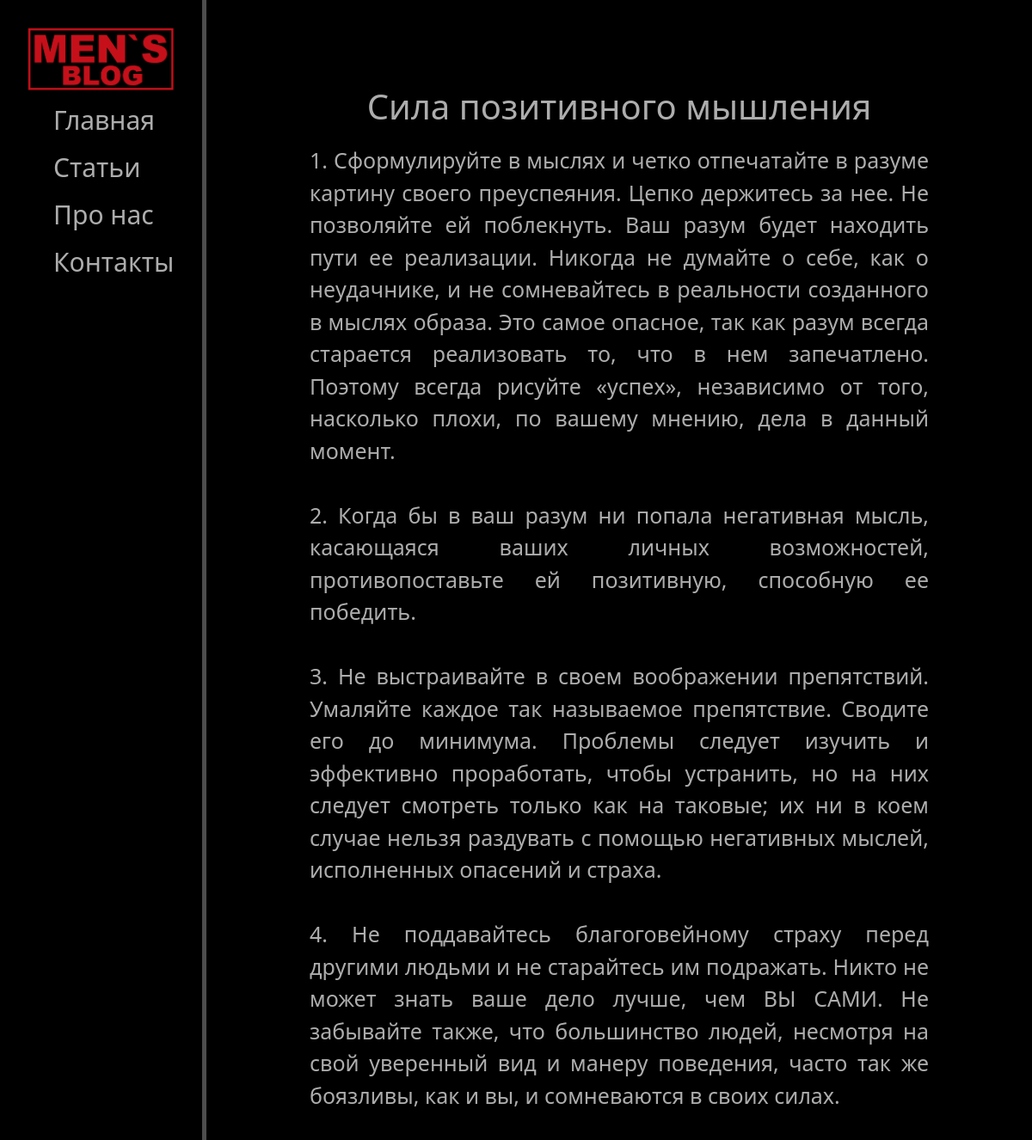
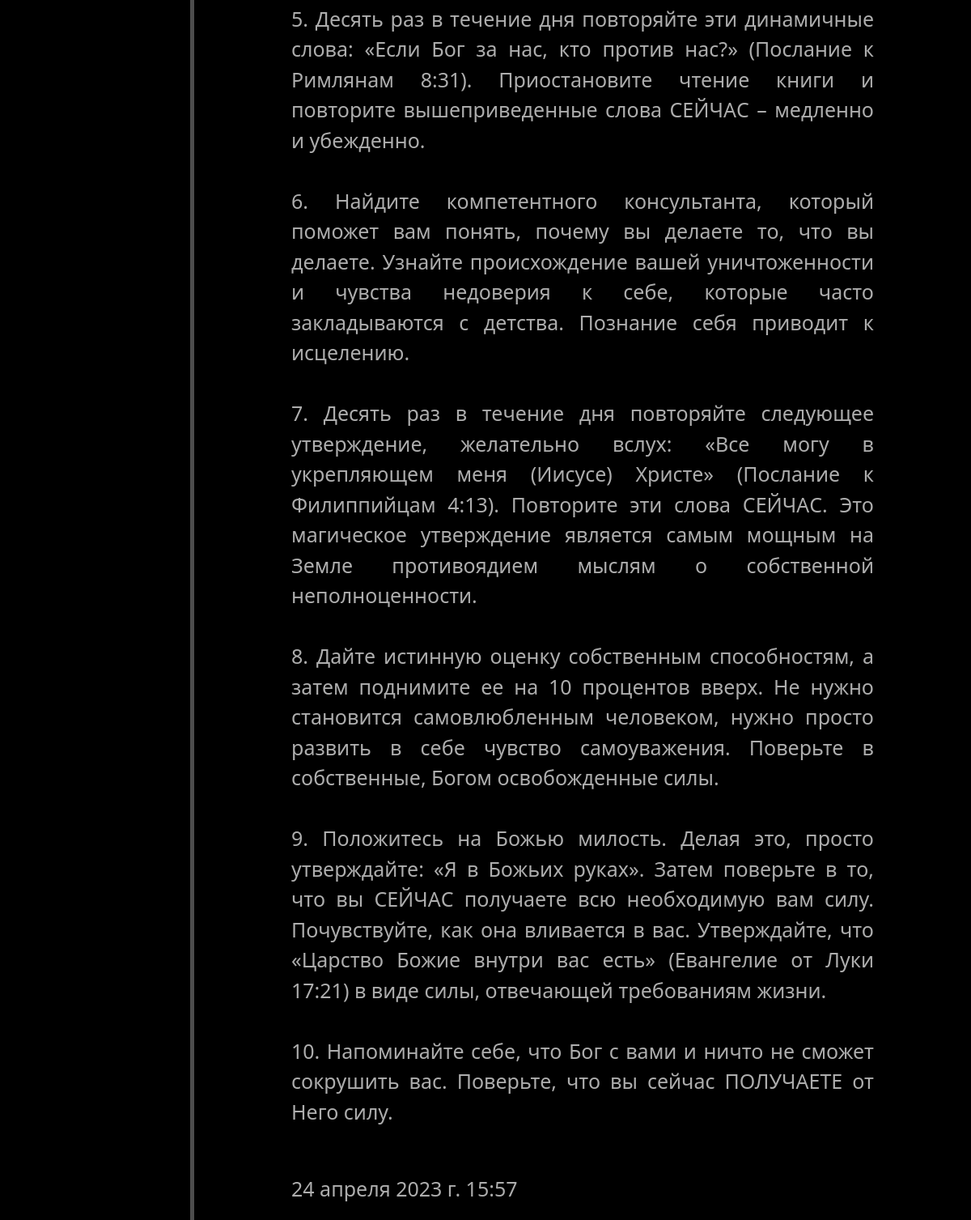
Screenshot of /news/8 with the database file from the repository (2 pictures, top to bottom).
### news/models.py (models this page shows, shortened)
class Articles(models.Model):
    title = models.CharField('Название', max_length=100, default='Статья без названия')
    anons = models.CharField('Анонс', max_length=350)
    full_text = models.TextField('Статья')
    date = models.DateTimeField(default=datetime.now)
    class Meta: # множественное и единственно число названия таблицы
        verbose_name = 'Новость'
        verbose_name_plural = 'Новости'

### news/views.py (the view)
# urls.py: path('<int:pk>', views.NewsDetailView.as_view(), name='news-detail'),
class NewsDetailView(DetailView):
    model = Articles
    template_name = 'news/details_view.html'
    context_object_name = 'article'

### news/templates/news/details_view.html (shortened to what this page needs)
{% extends 'main/layout.html' %}
{% block content %}
    <div class="features">
        <h1>{{ article.title }}</h1>
        <p>{{ article.full_text|safe }}</p>
        <p>{{ article.date }}</p>
    </div>
{% endblock %}

### main/static/main/css/main.css (style rules this page uses)
body { background: rgb(0, 0, 0); }
main .features { position: relative; font-size: 25px; float: left; left: 30%; color: #adadad; margin-top: 100px; text-align: center; width: 60%; }
main .features p { max-width: 100%; margin: 20px auto; text-align: justify; }

### rows the page displays
Articles: title "Сила позитивного мышления", full_text "1. Сформулируйте в мыслях и четко отпечатайте в разуме картину своего преуспеяния. Цепко держитесь за нее. Не позволяйте ей поблекнуть. Ваш разум будет находить пути ее реализации. Никогда не думайте о себе, как о неудачнике, и не сомневайтесь в реальности созданного в мыслях образа. Это самое опасное, так как разум всегда старается реализовать то, что в нем запечатлено. Поэтому всегда рисуйте «успех», независимо от того, насколько плохи, по вашему мнению, дела в данный момент. 2. Когда бы в ваш разум ни попала негативная мысль, касающаяся ваших личных возможностей, противопоставьте ей позитивную, способную ее победить. 3. Не выстраивайте в своем воображении препятствий. Умаляйте каждое так…", date "24 апреля 2023 г. 15:57"
